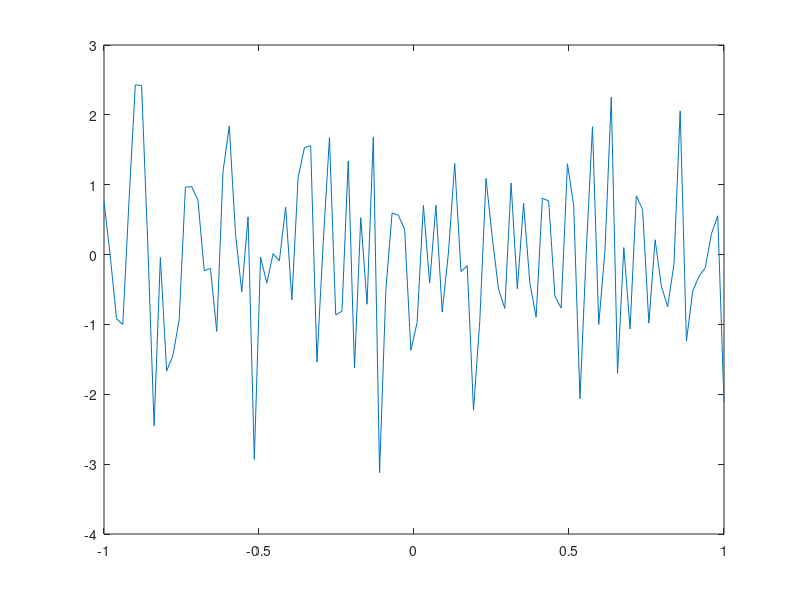
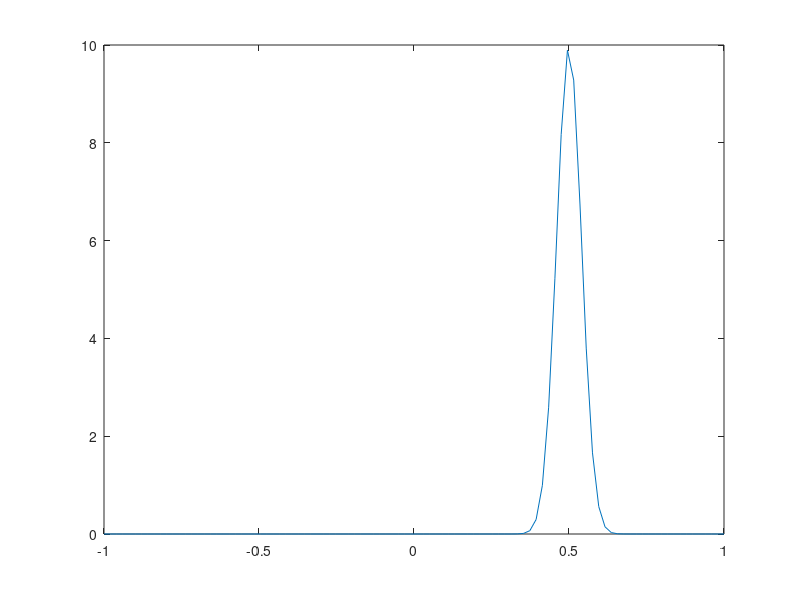
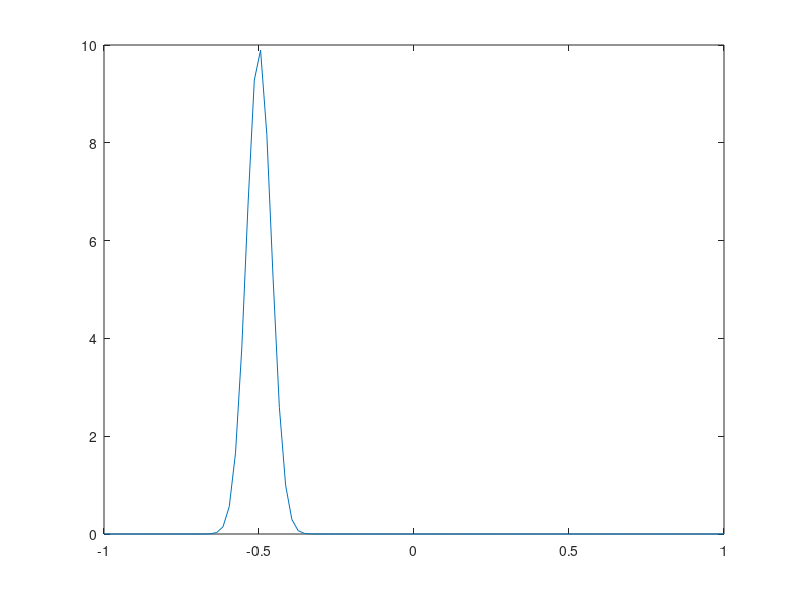
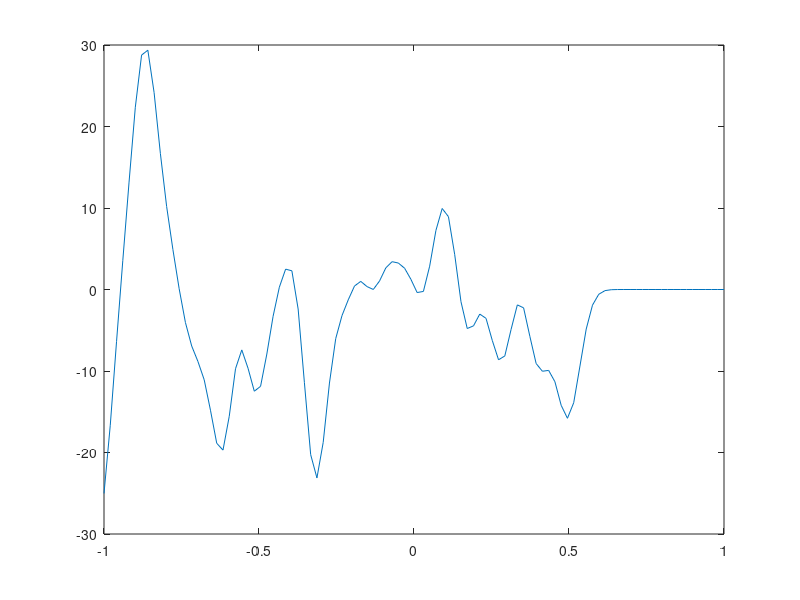

Recreate these plots in MATLAB, in order.
%% Analytic test of inner product
clc, clear, close all
%% Generate data
SpaceMin = -1; SpaceMax = 1; NPoints = 100;
% random data, fData
x = linspace(SpaceMin, SpaceMax, NPoints);
stepSize = x(2)-x(1);
len_x = length(x);
fData = randn(1, len_x);

% phi Gaussian basis function
%
mu_phi = 0.5; var_phi = 0.04;
phi = normpdf(x, mu_phi, var_phi);
% phi = mvnpdf([X(:) Y(:)], mu_phi, sigma_phi);
% phi = reshape(phi, len_x, len_x);

% psi Gaussian kernel
mu_psi = -0.5; var_psi = 0.04;
psi = normpdf(x, mu_psi, var_psi);
% psi = mvnpdf([X(:) Y(:)], mu_psi, sigma_psi);
% psi = reshape(psi, len_x, len_x);

% plot phi and psi
% figure; plot(x, phi); hold on; plot(x, psi);

%% compute 2 ways or change the order of computing

% E1 Phi@(Psi*fData), @ is defined as inner product of two functions (matrices)
convE1 = conv2(psi, fData, 'same');
E1 = sum(phi.*convE1*stepSize, 2);

% E2 (Phi*Psi)@fData
convE2 = conv2(phi, psi, 'same');
E2 = sum(convE2.*fData*stepSize, 2);

% Plot
figure, plot(x, fData); figure, plot(x, phi); figure, plot(x, psi);
figure; plot(x, convE1); figure; plot(x, convE2*stepSize);
%% analytical check of convolution of two gaussians (1-D)
mu = (mu_phi + mu_psi); %

% From Dean's paper
coefficient = sqrt((pi*var_phi*var_psi)/(var_phi + var_psi));
exponential = exp(-1*((x - mu).*(x - mu))/(var_phi + var_psi));

% From a paper, convolution of 2 uni-variate gaussians
% coefficient = sqrt(1/(2*pi*(var_phi + var_psi)));
% exponential = exp(-1*((x - mu).*(x - mu))/(2*(var_phi + var_psi)));
convE2_equivalent = coefficient*exponential;


% plot
figure, plot(x, convE2*stepSize); title('phi-psi - conv2');
figure, plot(x, convE2_equivalent); title('phi-psi - analytic');
